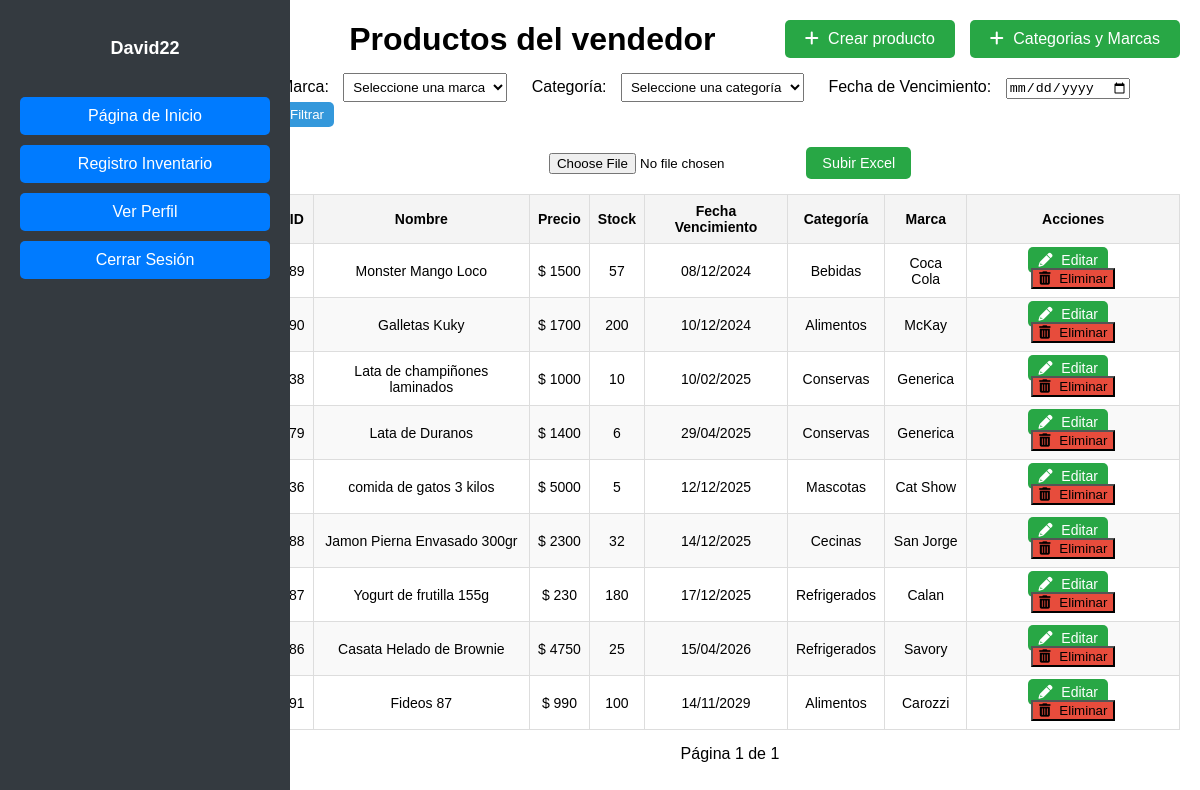
/vendedor/ (signed in), run on the app's committed database.
### pagina/models.py (models this page shows, shortened)
class Producto(models.Model):
    nombre = models.CharField(max_length=100)
    precio = models.DecimalField(max_digits=10, decimal_places=4)
    stock = models.IntegerField()
    descripcion = models.TextField()
    marca = models.ForeignKey(Marca, on_delete=models.CASCADE)
    categoria = models.ForeignKey(Categoria, null=True, blank=True, on_delete=models.SET_NULL)
    fecha_vencimiento = models.DateField(default=timezone.now)

class Categoria(models.Model):
    nombre = models.CharField(max_length=100)

class Marca(models.Model):
    nombre = models.CharField(max_length=100)

### pagina/views.py (the view)
# urls.py: path('vendedor/', vendedor, name='vendedor'),
@login_required
def vendedor(request):
    productos = Producto.objects.all()
    marca_id = request.GET.get('marca')
    if marca_id:
        productos = productos.filter(marca_id=marca_id)
    categoria_id = request.GET.get('categoria')
    if categoria_id:
        productos = productos.filter(categoria_id=categoria_id)
    productos = productos.order_by('fecha_vencimiento')
    paginator = Paginator(productos, 15)  # 15 productos por página
    page_number = request.GET.get('page')
    page_obj = paginator.get_page(page_number)
    marcas = Marca.objects.all()
    categorias = Categoria.objects.all()
    return render(request, 'vendedor.html', {
        'page_obj': page_obj,
        'marcas': marcas,
        'categorias': categorias
    })

### pagina/templates/vendedor.html (shortened to what this page needs)
<!DOCTYPE html>
<html lang="es">
<head>
    {% load static %}
    <link rel="stylesheet" href="{% static 'css/vendedor.css' %}">
    <link rel="stylesheet" href="https://cdnjs.cloudflare.com/ajax/libs/font-awesome/6.0.0-beta3/css/all.min.css">
    <link rel="stylesheet" href="{% static 'css/lateral.css' %}">
</head>
<body>
    <div class="sidebar">
        <div class="perfil">
            <p>
                {% if user.is_authenticated %}
                    <strong>{{ user.username }}</strong>
                {% else %}
                    Invitado
                {% endif %}
            </p>
        </div>
        <ul>
            <li><a href="{% url 'adminpage' %}" class="btn btn-primary btn-block">Página de Inicio</a></li>
            <li><a href="{% url 'vendedor' %}" class="btn btn-primary btn-block active">Registro Inventario</a></li>
            <li><a href="{% url 'verPerfil' %}" class="btn btn-primary btn-block">Ver Perfil</a></li>
            <li>
                <form action="{% url 'logout' %}" method="post">
                    <button type="submit" class="btn btn-primary btn-block">Cerrar Sesión</button>
                </form>
            </li>
        </ul>
    </div>
    <div class="main-content">
        <div class="header">
            <h1>Productos del vendedor</h1>
            <a href="{% url 'crearproducto' %}" class="btn-create">
                <i class="fas fa-plus"></i> Crear producto
            </a>
            <a href="{% url 'catmarca' %}" class="btn-create">
                <i class="fas fa-plus"></i> Categorias y Marcas
            </a>
        </div>
        <div class="filters">
            <form method="GET">
                <label for="marca">Marca:</label>
                <select name="marca" id="marca">
                    <option value="">Seleccione una marca</option>
                </select>
                <label for="categoria">Categoría:</label>
                <select name="categoria" id="categoria">
                    <option value="">Seleccione una categoría</option>
                </select>
                <label for="fecha_vencimiento">Fecha de Vencimiento:</label>
                <input type="date" name="fecha_vencimiento" id="fecha_vencimiento" value="{{ request.GET.fecha_vencimiento }}">
                <button type="submit" class="btn-filter">Filtrar</button>
            </form>
        </div>
        <div class="upload-form">
            <form method="POST" enctype="multipart/form-data" action="{% url 'cargar_excel' %}">
                <input type="file" name="archivo_excel" id="excel_file">
                <button type="submit">Subir Excel</button>
            </form>
        </div>
        <div class="table-container">
            <table class="product-table">
                <thead>
                    <tr>
                        <th>ID</th>
                        <th>Nombre</th>
                        <th>Precio</th>
                        <th>Stock</th>
                        <th>Fecha Vencimiento</th>
                        <th>Categoría</th>
                        <th>Marca</th>
                        <th>Acciones</th>
                    </tr>
                </thead>
                <tbody id="product-table-body">
                    {% for producto in page_obj %}
                        <tr>
                            <td>{{ producto.id }}</td>
                            <td>{{ producto.nombre }}</td>
                            <td>$ {{ producto.precio|floatformat:0 }}</td>
                            <td>{{ producto.stock }}</td>
                            <td>{{ producto.fecha_vencimiento|date:"d/m/Y" }}</td>
                            <td>{{ producto.categoria.nombre }}</td>
                            <td>{{ producto.marca.nombre }}</td>
                            <td>
                                <a href="{% url 'editar_producto' producto.id %}" class="btn-edit">
                                    <i class="fas fa-pencil-alt"></i> Editar
                                </a>
                                <a>
                                    <button class="btn-delete" data-url="{% url 'eliminar_producto' producto.id %}">
                                        <i class="fas fa-trash-alt"></i> Eliminar
                                    </button>
                                </a>
                            </td>
                        </tr>
                    {% empty %}
                        <tr>
                            <td colspan="8">No hay productos disponibles.</td>
                        </tr>
                    {% endfor %}
                </tbody>
            </table>
        </div>
        <div class="pagination">
            <span>Página {{ page_obj.number }} de {{ page_obj.paginator.num_pages }}</span>
        </div>
    </div>
</body>
</html>

### pagina/static/css/vendedor.css (style rules this page uses)
body { margin: 0; font-family: Arial, sans-serif; display: flex; }
.main-content { flex-grow: 1; padding: 20px; }
.header { display: flex; justify-content: space-between; align-items: center; margin-bottom: 20px; }
.header h1 { margin: 0; }
.btn-create { background-color: #28a745; color: white; padding: 10px 20px; text-decoration: none; border-radius: 5px; font-size: 16px; }
.btn-create i { margin-right: 5px; }
.filters { margin-bottom: 20px; }
.filters label { margin-right: 10px; }
.filters select { padding: 5px; margin-right: 20px; }
.filters .btn-filter { padding: 5px 10px; background-color: #3498db; color: white; border: none; border-radius: 5px; }
.product-table { width: 100%; border-collapse: collapse; margin-bottom: 20px; }
.product-table th, .product-table td { padding: 10px; text-align: center; border: 1px solid #ddd; }
.product-table th { background-color: #f4f4f4; }
.product-table td a { text-decoration: none; color: white; padding: 5px 10px; border-radius: 5px; }
.btn-edit { background-color: #28a745; margin-right: 10px; }
.btn-delete { background-color: #e74c3c; }
.btn-edit i, .btn-delete i { margin-right: 5px; }
.pagination { text-align: center; margin-top: 20px; }
.product-table { width: 90%; max-width: 1000px; margin: auto; border-collapse: collapse; font-size: 14px; }
.product-table th { padding: 8px; text-align: left; background-color: #f2f2f2; }
.product-table td { padding: 6px; text-align: left; border-bottom: 1px solid #ddd; }
.product-table tr { height: 30px; }
.product-table { border-spacing: 2px; }
.perfil { display: flex; align-items: center; justify-content: center; flex-direction: row; margin-bottom: 20px; }
h1 { text-align: center; }

### pagina/static/css/lateral.css (style rules this page uses)
.sidebar { width: 250px; height: 100vh; background-color: #333; display: flex; flex-direction: column; align-items: center; padding-top: 20px; }
.perfil { text-align: center; margin-bottom: 20px; }
.perfil p { color: #fff; font-size: 18px; font-weight: bold; }
.sidebar ul { list-style-type: none; padding: 0; width: 100%; }

### pagina/templates/vendedor.html (style rules this page uses)
.sidebar { display: flex; flex-direction: column; align-items: center; width: 250px; background-color: #343a40; color: white; padding: 20px; height: 100%; position: fixed; }
.sidebar ul { display: flex; flex-direction: column; align-items: center; padding: 0; margin: 0; list-style: none; width: 100%; }
.sidebar ul li { width: 100%; margin-bottom: 10px; text-align: center; }
.sidebar ul li a, .sidebar ul li button { width: 100%; padding: 10px; border-radius: 5px; color: white; background-color: #007bff; text-decoration: none; text-align: center; font-size: 1rem; display: block; box-sizing: border-box; }
.sidebar ul li a.active { background-color: #0056b3; }
.sidebar ul li a.btn-primary { background-color: #007bff; }
.sidebar ul li button { background-color: #007bff; border: none; cursor: pointer; }
.main-content { margin-left: 260px; padding: 20px; display: flex; flex-direction: column; align-items: center; flex: 1; }
.header { display: flex; justify-content: space-between; align-items: center; margin-bottom: 15px; width: 100%; }
.header h1 { flex: 1; text-align: center; margin: 0; }
.upload-form { display: flex; justify-content: center; gap: 10px; align-items: center; margin-bottom: 15px; }
.upload-form button { background-color: #28a745; color: white; padding: 8px 16px; border-radius: 5px; border: none; cursor: pointer; font-size: 0.9rem; }
.table-container { width: 100%; overflow-x: auto; }
.product-table { width: 100%; border-collapse: collapse; }
.product-table th, .product-table td { border: 1px solid #ddd; padding: 8px; text-align: center; }
.product-table th { background-color: #f4f4f4; }
.product-table td { word-wrap: break-word; white-space: normal; }
.product-table tr:nth-child(even) { background-color: #f9f9f9; }
.pagination { margin-top: 15px; text-align: center; }
.header a { margin-right: 15px; }
.header a:last-child { margin-right: 0; }

### data on the page
Producto: id "89", nombre "Monster Mango Loco", precio "1500", stock "57", fecha_vencimiento "08/12/2024", categoria.nombre "Bebidas", marca.nombre "Coca Cola"
Producto: id "90", nombre "Galletas Kuky", precio "1700", stock "200", fecha_vencimiento "10/12/2024", categoria.nombre "Alimentos", marca.nombre "McKay"
Producto: id "38", nombre "Lata de champiñones laminados", precio "1000", stock "10", fecha_vencimiento "10/02/2025", categoria.nombre "Conservas", marca.nombre "Generica"
Producto: id "79", nombre "Lata de Duranos", precio "1400", stock "6", fecha_vencimiento "29/04/2025", categoria.nombre "Conservas", marca.nombre "Generica"
Producto: id "36", nombre "comida de gatos 3 kilos", precio "5000", stock "5", fecha_vencimiento "12/12/2025", categoria.nombre "Mascotas", marca.nombre "Cat Show"
Producto: id "88", nombre "Jamon Pierna Envasado 300gr", precio "2300", stock "32", fecha_vencimiento "14/12/2025", categoria.nombre "Cecinas", marca.nombre "San Jorge"
Producto: id "87", nombre "Yogurt de frutilla 155g", precio "230", stock "180", fecha_vencimiento "17/12/2025", categoria.nombre "Refrigerados", marca.nombre "Calan"
Producto: id "86", nombre "Casata Helado de Brownie", precio "4750", stock "25", fecha_vencimiento "15/04/2026", categoria.nombre "Refrigerados", marca.nombre "Savory"
Producto: id "91", nombre "Fideos 87", precio "990", stock "100", fecha_vencimiento "14/11/2029", categoria.nombre "Alimentos", marca.nombre "Carozzi"

### other printed values
{{ user.username }} "David22"
{{ page_obj.number }} "1"
{{ page_obj.paginator.num_pages }} "1"
